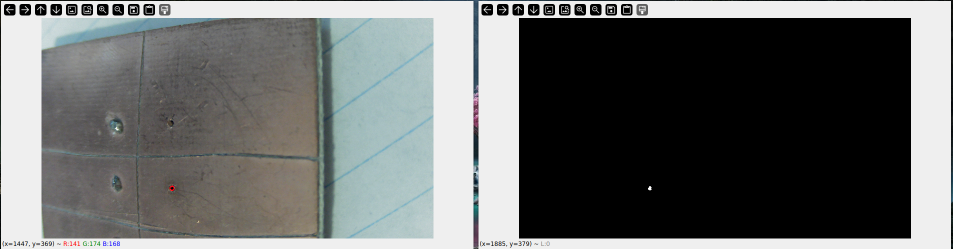
#> input picture images/Hole Detection.png, 1906 x 497 px, given in place of the camera (shown at 1/2 size)
$ python main.py 'images/Hole Detection.png'
#> lines starting #> are read from the running program, lines starting #| are printed output that depends on the picture; after the words box and inside, x2 and y2 are one past the last pixel; in counts of white or black regions, pixels touching at a corner belong together
import cv2
import numpy as np
import sys
import math
import time

CAMERA_ID_CLOSE_UP   = 0
CAMERA_ID_WIDE_ANGLE = 2

HOLE_LHSV = (0, 0, 0)
HOLE_HHSV = (179, 255, 31)
WIRE_LHSV = (0, 135, 85)
WIRE_HHSV = (179, 255, 255)
PCB_LHSV = (42, 0, 172)
PCB_HHSV = (179, 255, 255)

H_CENTER = 375
TOLERANCE = 0.95
HOLE = (370,91)
P2MM = 0.03878049    #wire tube diam: 1.59/41=0.03878049, H_screen 27.65/800=0.03456 (not accurate), V_screen 21.35/520=0.041 (not accurate),tube to tip of L cutter: 6.72/


# Start capturing video from the webcam
def start_video(camera_id):
    video = cv2.VideoCapture(camera_id)
    if not video.isOpened():
        cleanup(video)
        print("Cannot open the webcam.")
        return None
    video.set(cv2.CAP_PROP_FRAME_WIDTH, 1280)
    video.set(cv2.CAP_PROP_FRAME_HEIGHT, 720)
    video.set(cv2.CAP_PROP_BUFFERSIZE, 1)
    return video


def init_control_gui():
    cv2.namedWindow('Controls')

    # Create trackbars for hole mask
    cv2.createTrackbar("hole_LH", "Controls", HOLE_LHSV[0], 179, nothing)  # Hue
    cv2.createTrackbar("hole_HH", "Controls", HOLE_HHSV[0], 179, nothing)
    cv2.createTrackbar("hole_LS", "Controls", HOLE_LHSV[1], 255, nothing)  # Saturation
    cv2.createTrackbar("hole_HS", "Controls", HOLE_HHSV[1], 255, nothing)
    cv2.createTrackbar("hole_LV", "Controls", HOLE_LHSV[2], 255, nothing)  # Value
    cv2.createTrackbar("hole_HV", "Controls", HOLE_HHSV[2], 255, nothing)

    # Create trackbars for wire mask
    cv2.createTrackbar("wire_LH", "Controls", WIRE_LHSV[0], 179, nothing)  # Hue
    cv2.createTrackbar("wire_HH", "Controls", WIRE_HHSV[0], 179, nothing)
    cv2.createTrackbar("wire_LS", "Controls", WIRE_LHSV[1], 255, nothing)  # Saturation
    cv2.createTrackbar("wire_HS", "Controls", WIRE_HHSV[1], 255, nothing)
    cv2.createTrackbar("wire_LV", "Controls", WIRE_LHSV[2], 255, nothing)  # Value
    cv2.createTrackbar("wire_HV", "Controls", WIRE_HHSV[2], 255, nothing)

def nothing(x):
	pass


def update_control_values():
    hole_low = (cv2.getTrackbarPos('hole_LH','Controls'), cv2.getTrackbarPos('hole_LS','Controls'), cv2.getTrackbarPos('hole_LV','Controls'))
    hole_high = (cv2.getTrackbarPos('hole_HH','Controls'), cv2.getTrackbarPos('hole_HS','Controls'), cv2.getTrackbarPos('hole_HV','Controls'))
    wire_low = (cv2.getTrackbarPos('wire_LH','Controls'), cv2.getTrackbarPos('wire_LS','Controls'), cv2.getTrackbarPos('wire_LV','Controls'))
    wire_high = (cv2.getTrackbarPos('wire_HH','Controls'), cv2.getTrackbarPos('wire_HS','Controls'), cv2.getTrackbarPos('wire_HV','Controls'))
    return (hole_low, hole_high, wire_low, wire_high)


def mask(img, low, high):
    hsv = cv2.cvtColor(img, cv2.COLOR_BGR2HSV)
    # Smoothing
    blur = cv2.GaussianBlur(hsv, (9, 9), 0)
    # Threshhold
    mask = cv2.inRange(blur, low, high)
    return mask


def region_of_interest(img, vertices):
    mask = np.zeros_like(img)
    # Defining a 3 channel or 1 channel color to fill the mask with depending on the input image
    if len(img.shape) > 2:
        channel_count = img.shape[2]  # i.e. 3 or 4 depending on your image
        ignore_mask_color = (255,) * channel_count
    else:
        ignore_mask_color = 255
    # Filling pixels inside the polygon defined by "vertices" with the fill color
    cv2.fillPoly(mask, vertices, ignore_mask_color)
    # Returning the image only where mask pixels are nonzero
    masked_image = cv2.bitwise_and(img, mask)
    return masked_image


# [31 lines left out: function bounding_box, not called in this run]


def bounding_circle(img, wire_pos):
    contours, hc = cv2.findContours(img, cv2.RETR_TREE, cv2.CHAIN_APPROX_SIMPLE)

    drawing = np.zeros_like(img)
    contours_poly = [None]*len(contours)
    centers = [None]*len(contours)
    radius = [None]*len(contours)
    closest = (9999, 9999)

    for i, c in enumerate(contours):
        contours_poly[i] = cv2.approxPolyDP(c, 3, True)
        centers[i], radius[i] = cv2.minEnclosingCircle(contours_poly[i])
        if (math.hypot(centers[i][0] - wire_pos[0], centers[i][1] - wire_pos[1]) < math.hypot(closest[0] - wire_pos[0], closest[1] - wire_pos[1])):
            closest = centers[i]
            closest_index = i
    # If no holes are found default to top middle to move the PCB down to reveal holes under the cutters
    if (len(contours) == 0):
        return img, (H_CENTER,0), None
    cv2.drawContours(drawing, contours_poly, closest_index, (255,255,255))
    cv2.circle(drawing, (int(centers[closest_index][0]), int(centers[closest_index][1])), int(radius[closest_index]), (255,255,255), 2)
    return drawing, closest, radius[closest_index]


# [26 lines left out: functions align, display_four, not called in this run]


# Init via camera return None if error with the camera
def init_via():
    return start_video(CAMERA_ID_CLOSE_UP)

# Init flipping camera return None if error with the camera
def init_flip():
    return start_video(CAMERA_ID_WIDE_ANGLE)


def via_detection(video, DEBUG=0):
    video.set(cv2.CAP_PROP_POS_FRAMES, 0)
    ret, frame = video.read()
    frame = frame[200:720, 300:1100]
    # Masking
    if DEBUG:
        (hole_low, hole_high, wire_low, wire_high) = update_control_values()
        hmask = mask(frame, hole_low, hole_high)
        wmask = mask(frame, wire_low, wire_high)
    else:
        hmask = mask(frame, HOLE_LHSV, HOLE_HHSV)
        wmask = mask(frame, WIRE_LHSV, WIRE_HHSV)
    # ROI - remove snips in hole image and crop wire feeding image
    hole = region_of_interest(hmask,\
        [np.array([[365,50],[365,200],[480,200],[480,50]])])  # 1st line: Stationary clipper, 3rd line: Moving clipper
    wire = region_of_interest(wmask, [np.array([[H_CENTER - 40,450],[H_CENTER + 40,450],[H_CENTER + 40,60],[H_CENTER - 40,60]])])
    cv2.rectangle(frame, (365, 50), (480, 200), (0,255,0), 2)

    #370, 91

        #[np.array([[340,50],[340,230],[315,230],[295,200],[220,0],\
        #[0,0],[0,720],[1080,720],[1080,0],\
        #[595,0],[595,200],[480,50]])])  # 1st line: Stationary clipper, 3rd line: Moving clipper
    # Get bounding around closest hole and the wire
    #draw, wire_rect, wire_tip = bounding_box(wire)
    #if wire_tip is None:
    #    hole_pos = (0,0)
    #    draw2 = np.zeros_like(hmask)
    #    rad = 100
    #    adjustments = None
    #else:
    draw2, hole_pos, rad = bounding_circle(hole, HOLE)
    if rad is None:
        adjustments = None
    else:
        # Calculate adjustments
        adjustments = align(hole_pos, rad, HOLE)
    if DEBUG:
        return adjustments, frame, HOLE, hole_pos, rad, draw2, hmask, hole, wire
    return adjustments


# Cleanup windows and release cameras
# [4 lines left out: function cleanup, not called in this run]


# Close up camera flow to detect the wire and hole
def camera_close_up():
    print("Starting close up wire feeding process.")
    init_control_gui()
    video = init_via()
    if video == None:
        exit()
    while(True):
        adjustments, frame, wire_tip, hole_pos, rad, draw2, hmask, hole, wire = via_detection(video, 1)
#> in via_detection, frame is the input picture: shape (497, 1906, 3); mean B, G, R 105.7, 106.5, 104.3
#> in via_detection, `frame = frame[200:720, 300:1100]`:
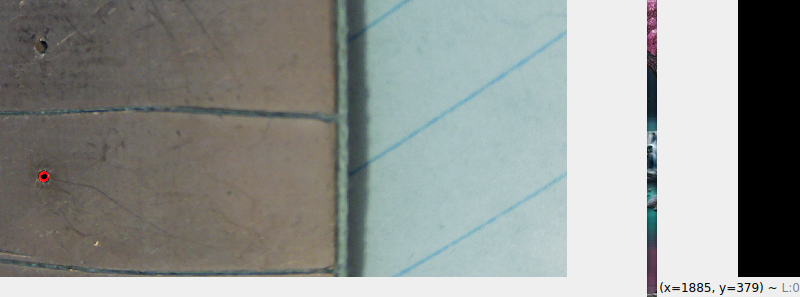
#> frame: shape (297, 800, 3); mean B, G, R 147, 150.2, 146.4
#> in mask, `hsv = cv2.cvtColor(img, cv2.COLOR_BGR2HSV)`: hsv: shape (297, 800, 3); mean H, S, V 38.1, 25.1, 153.7
#> in mask, `blur = cv2.GaussianBlur(hsv, (9, 9), 0)`: blur: shape (297, 800, 3); mean H, S, V 38.1, 25.1, 153.7
#> in mask, `mask = cv2.inRange(blur, low, high)`:
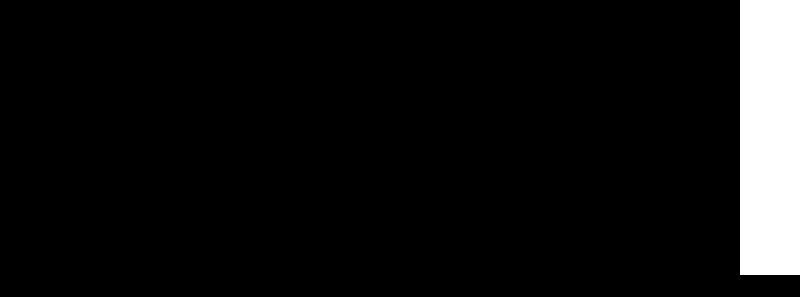
#> mask: shape (297, 800); 6.9% white; 1 white region, box (x1, y1, x2, y2) and area: (740, 0, 800, 275) 16500
#> call 2 of mask, with low = (0, 135, 85), high = (179, 255, 255)
#> in mask (call 2), `mask = cv2.inRange(blur, low, high)`:
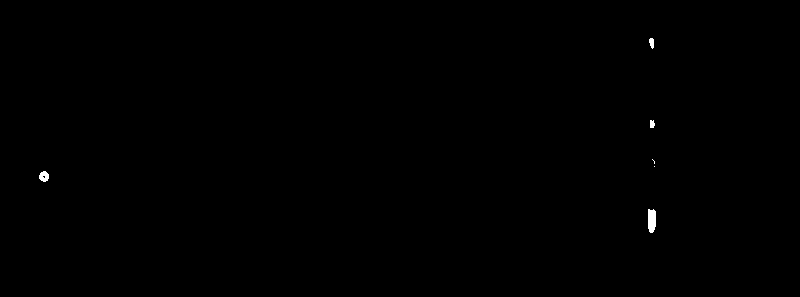
#> mask: shape (297, 800); 0.14% white; 6 white regions (2 under 20 px), largest, box (x1, y1, x2, y2) and area: (648, 209, 656, 233) 171, (39, 171, 49, 182) 81, (649, 38, 654, 49) 42, (650, 120, 655, 128) 34
#> in region_of_interest, `cv2.fillPoly(mask, vertices, ignore_mask_color)`:
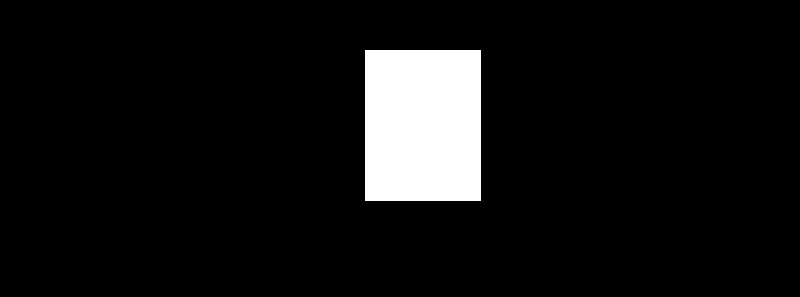
#> mask: shape (297, 800); 7.4% white; 1 white region, box (x1, y1, x2, y2) and area: (365, 50, 481, 201) 17516
#> in region_of_interest, `masked_image = cv2.bitwise_and(img, mask)`: masked_image: shape (297, 800); every value is 0
#> in region_of_interest (call 2), `cv2.fillPoly(mask, vertices, ignore_mask_color)`:
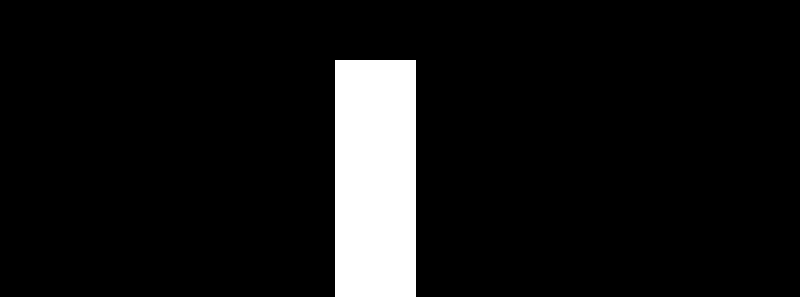
#> mask: shape (297, 800); 8.1% white; 1 white region, box (x1, y1, x2, y2) and area: (335, 60, 416, 297) 19197
#> in via_detection, `cv2.rectangle(frame, (365, 50), (480, 200), (0,255,0), 2)`:
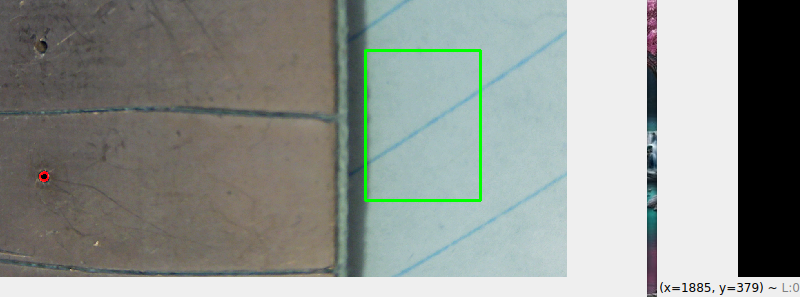
#> frame: shape (297, 800, 3); 0.67% of pixels changed, all inside (x1, y1, x2, y2) = (364, 49, 482, 202)
#> in bounding_circle, `contours, hc = cv2.findContours(img, cv2.RETR_TREE, cv2.CHAIN_APPROX_S..`: contours = []; hc = None
#> in bounding_circle, `contours_poly = [None]*len(contours)`: contours_poly = []
#> after the loop in bounding_circle, `for i, c in enumerate(contours):`: closest = (9999, 9999)
#> in via_detection, `draw2, hole_pos, rad = bounding_circle(hole, HOLE)`: hole_pos = (375, 0)
        print(wire_tip)
        print(hole_pos)
        print(rad)
        #cv2.imshow('crop', frame)
        #cv2.waitKey(500)
        if adjustments == None:
            print("Wire or hole not found.")
            continue

        # Show detections on raw camera frame
        #cv2.rectangle(frame, (int(wire_rect[0]), int(wire_rect[1])), (int(wire_rect[0]+wire_rect[2]), int(wire_rect[1]+wire_rect[3])), (0,255,0), 2)
        cv2.circle(frame, (int(wire_tip[0]), int(wire_tip[1])), 2, [255,0,0], 10)
        cv2.circle(frame, (int(hole_pos[0]), int(hole_pos[1])), int(rad), [0,0,255], 10)
        # Display video
        combo = draw2
        cv2.imshow('crop', frame)
        display_four('wire', hmask, hole, wire, combo)
        if cv2.waitKey(100) & 0xFF == ord('q'):
            break
    cleanup(video)


# Wide angle camera flow to detect PCB
# [6 lines left out: function camera_wide_angle, not called in this run]


# Choose which flow to run
def main(args=None):
    if len(sys.argv) <= 1:
        print("Run this script with 'close' or 'wide' as the argument.")
        return

    argument = sys.argv[1]

    if argument.__contains__('c'):
        camera_close_up()
#> in camera_close_up, `adjustments, frame, wire_tip, hole_pos, rad, draw2, hmask, hole, wire ..`: wire_tip = (370, 91); hole_pos = (375, 0)
#| (370, 91)
#| (375, 0)
#| None
    elif argument.__contains__('w'):
        camera_wide_angle()

if __name__ == '__main__':
    main()
